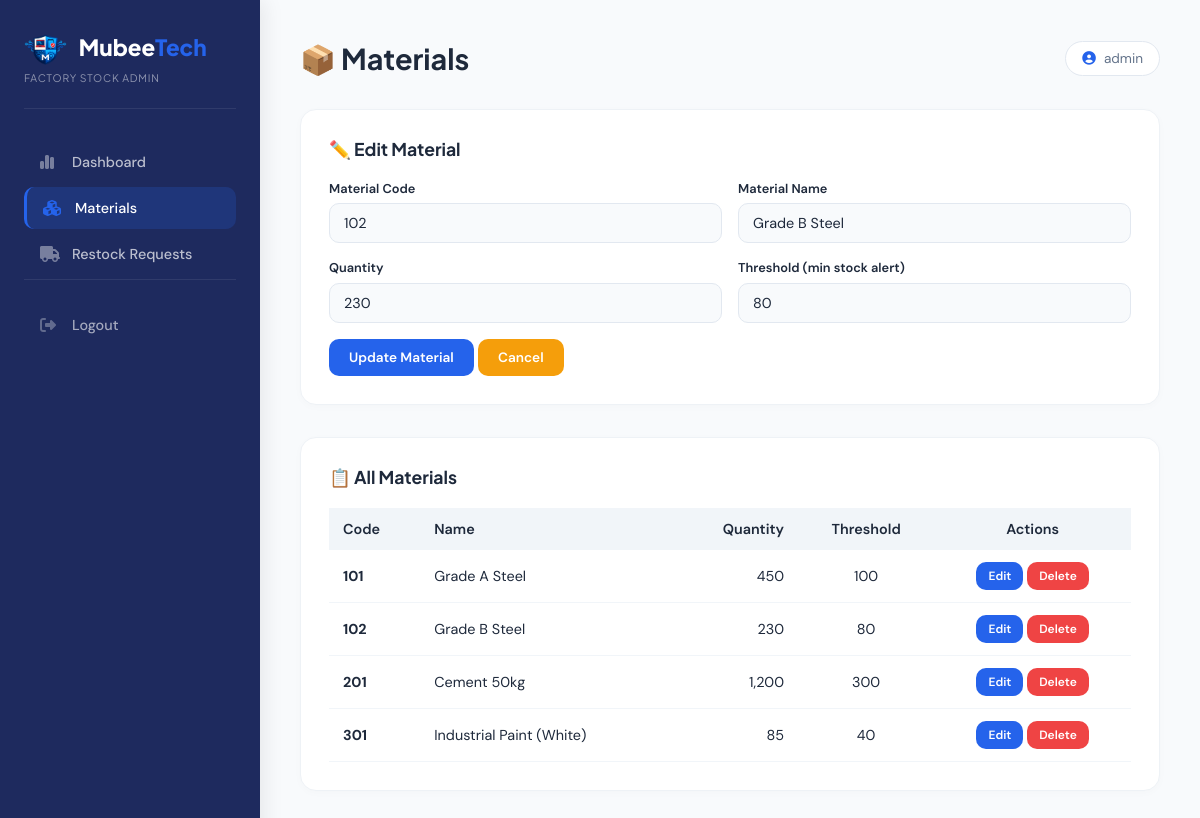
Screenshot of /admin/materials.php?action=edit&id=2 (signed in) with the database file from the repository.
### tables this page shows
CREATE TABLE `materials` (
  `id` int(11) NOT NULL,
  `code` varchar(20) NOT NULL,
  `name` varchar(100) NOT NULL,
  `quantity` int(11) DEFAULT 0,
  `threshold` int(11) DEFAULT 50,
  `last_updated` timestamp NULL DEFAULT current_timestamp() ON UPDATE current_timestamp(),
  `factory_id` int(11) NOT NULL DEFAULT 1
);

### admin/materials.php (the view, shortened to what this page needs)
<?php
require_once 'includes/config.php';
$action = $_GET['action'] ?? '';
$id = $_GET['id'] ?? 0;
$editData = null;
if ($action === 'edit' && $id) {
    $stmt = mysqli_prepare($conn, "SELECT * FROM materials WHERE id = ?");
    mysqli_stmt_bind_param($stmt, "i", $id);
    mysqli_stmt_execute($stmt);
    $result = mysqli_stmt_get_result($stmt);
    $editData = mysqli_fetch_assoc($result);
}
$result = mysqli_query($conn, "SELECT * FROM materials ORDER BY code ASC");
$materials = mysqli_fetch_all($result, MYSQLI_ASSOC);
?>
<!DOCTYPE html>
<html lang="en">
<head>
    <link rel="stylesheet" href="https://cdnjs.cloudflare.com/ajax/libs/font-awesome/6.5.0/css/all.min.css">
</head>
<body>
    <aside class="sidebar">
        <div class="logo">
    <img src="../mubeetech_icon.png" alt="MubeeTech" style="height:35px; margin-right:8px; vertical-align:middle; display:inline-block;">
    Mubee<span>Tech</span>
    <small>Factory Stock Admin</small>
        </div>
        <nav id="sidebarNav">
            <a href="index.php"><i class="fas fa-chart-simple"></i> Dashboard</a>
            <a href="materials.php" class="active"><i class="fas fa-cubes"></i> Materials</a>
            <a href="restocks.php"><i class="fas fa-truck"></i> Restock Requests</a>
            <div class="logout">
                <a href="logout.php"><i class="fas fa-sign-out-alt"></i> Logout</a>
            </div>
        </nav>
    </aside>
    <main class="main">
        <div class="main-header">
            <h1>📦 Materials</h1>
            <div class="user"><i class="fas fa-user-circle"></i> <?= htmlspecialchars($_SESSION['admin_username'] ?? 'Admin') ?></div>
        </div>
        <div class="card">
            <h3><?= $editData ? '✏️ Edit Material' : '➕ Add New Material' ?></h3>
            <form method="POST">
                <div class="form-row">
                    <div class="form-group">
                        <label>Material Code</label>
                        <input type="text" name="code" value="<?= htmlspecialchars($editData['code'] ?? '') ?>" required>
                    </div>
                    <div class="form-group">
                        <label>Material Name</label>
                        <input type="text" name="name" value="<?= htmlspecialchars($editData['name'] ?? '') ?>" required>
                    </div>
                </div>
                <div class="form-row">
                    <div class="form-group">
                        <label>Quantity</label>
                        <input type="number" name="quantity" value="<?= $editData['quantity'] ?? 0 ?>" required>
                    </div>
                    <div class="form-group">
                        <label>Threshold (min stock alert)</label>
                        <input type="number" name="threshold" value="<?= $editData['threshold'] ?? 10 ?>" required>
                    </div>
                </div>
                <button type="submit" class="btn btn-primary"><?= $editData ? 'Update' : 'Add' ?> Material</button>
                <?php if ($editData): ?>
                    <a href="materials.php" class="btn btn-warning">Cancel</a>
                <?php endif; ?>
            </form>
        </div>
        <div class="card">
            <h3>📋 All Materials</h3>
            <div class="table-wrap">
                <table>
                    <thead>
                        <tr>
                            <th>Code</th>
                            <th>Name</th>
                            <th style="text-align:right;">Quantity</th>
                            <th style="text-align:center;">Threshold</th>
                            <th style="text-align:center;">Actions</th>
                        </tr>
                    </thead>
                    <tbody>
                        <?php foreach ($materials as $m): ?>
                        <tr>
                            <td><strong><?= htmlspecialchars($m['code']) ?></strong></td>
                            <td><?= htmlspecialchars($m['name']) ?></td>
                            <td style="text-align:right;"><?= number_format($m['quantity']) ?></td>
                            <td style="text-align:center;"><?= $m['threshold'] ?></td>
                            <td style="text-align:center;">
                                <a href="materials.php?action=edit&id=<?= $m['id'] ?>" class="btn btn-primary btn-sm">Edit</a>
                                <a href="materials.php?action=delete&id=<?= $m['id'] ?>" class="btn btn-danger btn-sm" onclick="return confirm('Delete this material?')">Delete</a>
                            </td>
                        </tr>
                        <?php endforeach; ?>
                    </tbody>
                </table>
            </div>
        </div>
    </main>
</body>
</html>

### admin/materials.php (style rules this page uses)
* { margin: 0; padding: 0; box-sizing: border-box; }
body { font-family: 'DM Sans', system-ui, sans-serif; background: #f8fafc; color: #1e293b; display: flex; min-height: 100vh; }
.sidebar { width: 260px; background: #1E2A5E; color: #fff; padding: 2rem 1.5rem; display: flex; flex-direction: column; min-height: 100vh; position: fixed; top: 0; left: 0; bottom: 0; box-shadow: 4px 0 20px rgba(0,0,0,0.08); }
.sidebar .logo { font-family: 'Plus Jakarta Sans', system-ui, sans-serif; font-size: 1.4rem; font-weight: 800; margin-bottom: 2rem; padding-bottom: 1.5rem; border-bottom: 1px solid rgba(255,255,255,0.08); }
.sidebar .logo span { color: #2563eb; }
.sidebar .logo small { display: block; font-size: 0.65rem; font-weight: 400; color: rgba(255,255,255,0.5); letter-spacing: 0.08em; text-transform: uppercase; margin-top: 4px; }
.sidebar nav { flex: 1; }
.sidebar nav a { display: flex; align-items: center; gap: 12px; padding: 12px 16px; color: rgba(255,255,255,0.7); text-decoration: none; border-radius: 10px; font-weight: 500; font-size: 0.9rem; transition: all 0.25s ease; margin-bottom: 4px; }
.sidebar nav a i { width: 20px; font-size: 1rem; color: rgba(255,255,255,0.4); }
.sidebar nav a.active { background: rgba(37, 99, 235, 0.2); color: #fff; border-left: 3px solid #2563eb; }
.sidebar nav a.active i { color: #2563eb; }
.sidebar .logout { margin-top: auto; padding-top: 1.5rem; border-top: 1px solid rgba(255,255,255,0.08); }
.sidebar .logout a { display: flex; align-items: center; gap: 12px; padding: 12px 16px; color: rgba(255,255,255,0.6); text-decoration: none; border-radius: 10px; transition: all 0.25s ease; font-weight: 500; font-size: 0.9rem; }
.sidebar .logout a i { width: 20px; font-size: 1rem; color: rgba(255,255,255,0.3); }
.main { margin-left: 260px; padding: 2.5rem; flex: 1; min-height: 100vh; }
.main-header { display: flex; justify-content: space-between; align-items: center; margin-bottom: 2rem; flex-wrap: wrap; gap: 1rem; }
.main-header h1 { font-family: 'Plus Jakarta Sans', system-ui, sans-serif; font-size: 1.8rem; font-weight: 700; color: #1e293b; }
.main-header .user { font-size: 0.85rem; color: #64748b; display: flex; align-items: center; gap: 8px; background: #fff; padding: 8px 16px; border-radius: 20px; border: 1px solid #e2e8f0; }
.main-header .user i { color: #2563eb; }
.card { background: #ffffff; border-radius: 16px; border: 1px solid #eef2f6; padding: 1.75rem; margin-bottom: 2rem; box-shadow: 0 2px 8px rgba(0,0,0,0.02); }
.card h3 { font-family: 'Plus Jakarta Sans', system-ui, sans-serif; font-size: 1.1rem; font-weight: 700; margin-bottom: 1.25rem; }
.form-row { display: grid; grid-template-columns: 1fr 1fr; gap: 1rem; }
.form-group { margin-bottom: 1rem; }
.form-group label { display: block; font-size: 0.8rem; font-weight: 600; color: #1e293b; margin-bottom: 0.4rem; }
.form-group input { width: 100%; padding: 10px 14px; border: 1.5px solid #e2e8f0; border-radius: 10px; font-family: 'DM Sans', system-ui, sans-serif; font-size: 0.9rem; transition: border-color 0.25s, box-shadow 0.25s; background: #f8fafc; color: #1e293b; outline: none; }
.btn { display: inline-flex; align-items: center; gap: 6px; padding: 10px 20px; border-radius: 10px; font-family: 'DM Sans', system-ui, sans-serif; font-size: 0.85rem; font-weight: 600; border: none; cursor: pointer; transition: all 0.25s ease; text-decoration: none; }
.btn-primary { background: #2563eb; color: #fff; }
.btn-danger { background: #ef4444; color: #fff; }
.btn-warning { background: #f59e0b; color: #fff; }
.btn-sm { padding: 6px 12px; font-size: 0.75rem; }
.table-wrap { overflow-x: auto; }
table { width: 100%; border-collapse: collapse; font-size: 0.9rem; }
th { text-align: left; padding: 12px 14px; background: #f1f5f9; font-weight: 600; color: #1e293b; }
td { padding: 12px 14px; border-bottom: 1px solid #f1f5f9; }

### rows the page displays
materials: code "102", name "Grade B Steel", quantity "230", threshold "80"
materials: code "101", name "Grade A Steel", quantity "450", threshold "100"
materials: code "201", name "Cement 50kg", quantity "1,200", threshold "300"
materials: code "301", name "Industrial Paint (White)", quantity "85", threshold "40"

### other values shown
$_SESSION['admin_username'] "admin"
